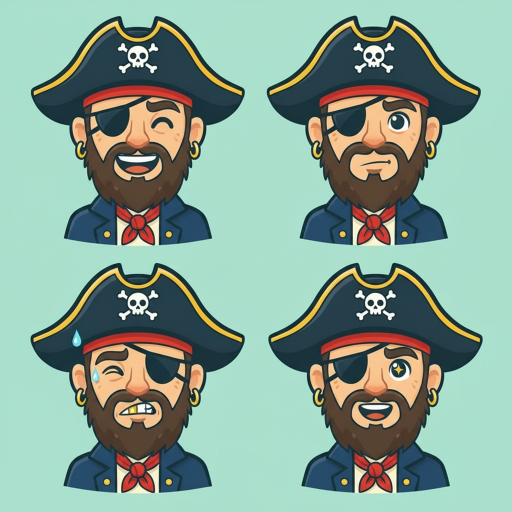
#> input picture art/raw/pirate_sheet.png, 1024 x 1024 px (shown at 1/2 size)
$ python pirate.py
#> lines starting #> are read from the running program, lines starting #| are printed output that depends on the picture
#!/usr/bin/env python3
"""
Floss Boss: slice the pirate patient sheet (art/raw/pirate_sheet.png, see prompts.md #17) into
public/img/portraits/pirate_<mood>.webp (512 px, q82).

The sheet needs three small fixes that slice.py does not do, so the pirate has its own script:
  - the cells are cropped with a small trim (the tricorn hats reach the top of each cell),
  - the pain cell is mirrored so the eyepatch sits on the same side as in the other three cells,
  - the happy and wow grins get a painted gold front tooth (the model drew it only in the pain cell).

Usage: python art/2d/pirate.py
"""
import os
from PIL import Image

HERE = os.path.dirname(os.path.abspath(__file__))
ROOT = os.path.abspath(os.path.join(HERE, "..", ".."))
RAW = os.path.join(ROOT, "art", "raw", "pirate_sheet.png")
OUT = os.path.join(ROOT, "public", "img", "portraits")

MOODS = ["happy", "neutral", "pain", "wow"]  # top-left, top-right, bottom-left, bottom-right
TRIM = 6                                     # px trimmed off every edge of a 512 px cell

GOLD_HI = (255, 226, 122)
GOLD = (242, 185, 58)
GOLD_LO = (190, 128, 30)
LINE = (24, 50, 56)

# gold tooth boxes in sheet pixels: (x0, y0, x1, y1). Only near-white pixels inside are repainted.
GOLD_TEETH = {
    "happy": (276, 310, 291, 326),
    "wow": (750, 808, 764, 821),
}


def lerp(a, b, t):
    return tuple(int(round(a[i] + (b[i] - a[i]) * t)) for i in range(3))


def paint_gold_tooth(im, box):
    x0, y0, x1, y1 = box
    px = im.load()
    ys = [y for y in range(y0, y1) if any(sum(px[x, y]) > 560 for x in range(x0, x1))]
    if not ys:
        return
    top, bot = min(ys), max(ys)
    for y in range(y0, y1):
        for x in range(x0, x1):
            r, g, b = px[x, y]
            lum = (r + g + b) / 3
            if lum < 150 or not (r > 150 and g > 150 and b > 140):
                continue
            # vertical gradient: bright at the top edge, deeper gold toward the gumline, a glint stripe
            t = (y - top) / max(1, bot - top)
            c = lerp(GOLD_HI, GOLD, min(1, t * 1.6)) if t < 0.6 else lerp(GOLD, GOLD_LO, (t - 0.6) / 0.4)
            if x0 + 3 <= x <= x0 + 4 and t < 0.7:
                c = lerp(c, (255, 250, 220), 0.7)
            k = min(1.0, (lum - 150) / 90)        # keep the anti-aliased edge against the dark outline
            px[x, y] = lerp(LINE, c, k)
    # tooth separators: thin outline strokes at both sides, inside the white band only
    for x in (x0, x0 + 1, x1 - 2, x1 - 1):
        for y in range(y0, y1):
            r, g, b = px[x, y]
            if (r + g + b) / 3 > 120:
                px[x, y] = lerp(px[x, y], LINE, 0.85)


def main():
    sheet = Image.open(RAW).convert("RGB")
#> sheet is the input picture: PIL image 1024x1024 RGB; mean R, G, B 135.6, 162.7, 148.2
    W, H = sheet.size
#> W = 1024; H = 1024
    for mood, box in GOLD_TEETH.items():
        sx, sy = W / 1024, H / 1024
        paint_gold_tooth(sheet, (int(box[0] * sx), int(box[1] * sy), int(box[2] * sx), int(box[3] * sy)))
#> this loop made 2 passes
#> (ys in paint_gold_tooth, top in paint_gold_tooth, bot in paint_gold_tooth) on passes 1 to 2: ([313, 314, 315, 316, 317, 318, 319, 320, 321, 322, 323, 324], 313, 324), ([810, 811, 812, 813, 814, 815, 816, 817, 818], 810, 818)
    cw, ch = W // 2, H // 2
#> cw = 512; ch = 512
    bg = sheet.getpixel((4, 4))
#> bg = (168, 222, 204)
    px = sheet.load()
    for idx, mood in enumerate(MOODS):
        r, c = divmod(idx, 2)
        t = int(TRIM * W / 1024)
        # center the crop on the character (the model drew every pirate a little right of its cell center,
        # which the mirrored pain cell would otherwise turn into a left offset)
        xs = [x for x in range(c * cw, (c + 1) * cw, 2)
              if any(sum(abs(px[x, y][k] - bg[k]) for k in range(3)) > 60 for y in range(r * ch + ch // 3, r * ch + ch * 2 // 3, 3))]
        mid = (min(xs) + max(xs)) // 2 if xs else c * cw + cw // 2
        half = cw // 2 - t
        x0 = max(0, min(W - 2 * half, mid - half))
        cell = sheet.crop((x0, r * ch + t, x0 + 2 * half, (r + 1) * ch - t))
        if mood == "pain":
            cell = cell.transpose(Image.FLIP_LEFT_RIGHT)
        cell = cell.resize((512, 512), Image.LANCZOS)
        path = os.path.join(OUT, f"pirate_{mood}.webp")
        cell.save(path, "WEBP", quality=82)
        print(f"  wrote {os.path.relpath(path, ROOT)}")
#> this loop made 4 passes
#> (mid, x0) on passes 1 to 4: (275, 25), (747, 497), (275, 25), (750, 500)
#> pass 1, in main, `cell = sheet.crop((x0, r * ch + t, x0 + 2 * half, (r + 1) * ch - t))`:
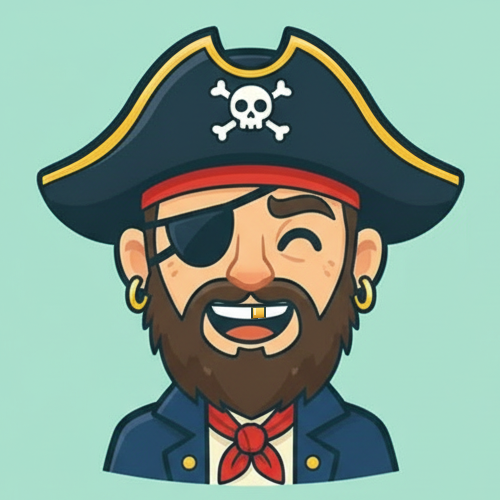
#> cell: PIL image 500x500 RGB; mean R, G, B 133.7, 159.5, 145.3
#> pass 2, in main, `cell = sheet.crop((x0, r * ch + t, x0 + 2 * half, (r + 1) * ch - t))`:
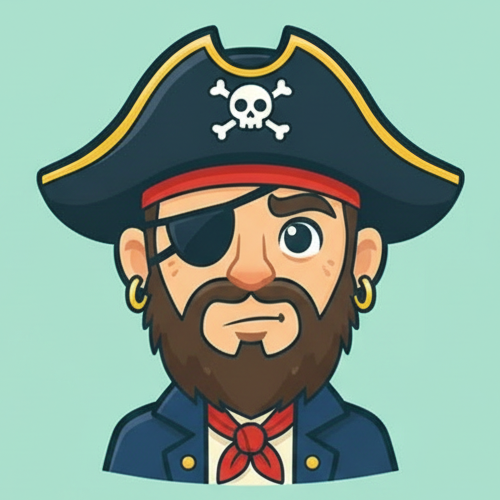
#> cell: PIL image 500x500 RGB; mean R, G, B 134.7, 160.2, 145.7
#> after the loop:
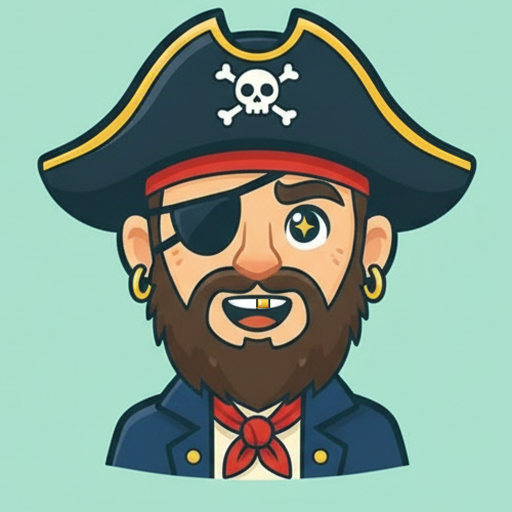
#> cell: PIL image 512x512 RGB; mean R, G, B 133.3, 159.2, 145.1


if __name__ == "__main__":
    main()
